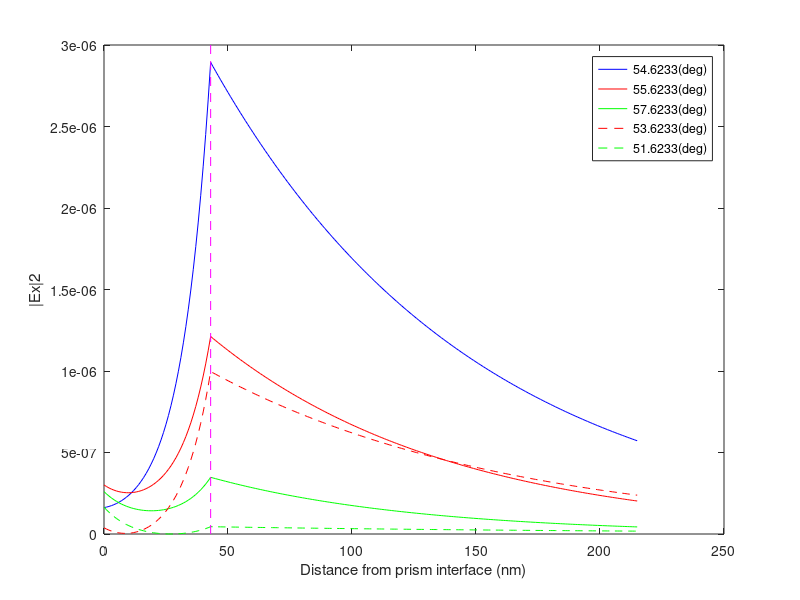

MATLAB code for this plot:
%For normalised magnetic field, hence the wrong graph
clear;
tic
lambda=633e-9;%wavelength of incident light in vacuum at which nm is as follows
nm=0.1325+4.0203*1i;
np=1.732;
na=1.33;
u=pi*4e-7;%magnetic permeability of the assumed non-magnetic substances
dm=43e-9;%thickness of metal layer
n=dm*1e9;
m=5*n+1;%5 so as to match with the given graph
z=linspace(0,(m-1)*1e-9,m);%not writing simply 5*dm to make it general and certain that dm lies in z vector
%metal is from z=0 to dm
za=z-dm;
za(za<=0)=0;% M2 is like Identity before z=dm
zdm(1:1,1:m)=dm;
zm=z;
zm(z>=dm)=dm;%> or >= makes no difference
theta=[54.6233;55.6233;57.6233;53.6233;51.6233];
%theta=53.6233;
costheta1=sqrt(1-((sind(theta)).^2).*((np^2)/(nm^2)));%angle in metal
costheta2=sqrt(1-((sind(theta)).^2).*((np^2)/(na^2)));%angle in analyte
bdm=(costheta1).*((360*nm/lambda).*zdm);%to be used in calculation of r
bm=(costheta1).*((360*nm/lambda).*zm);%360->2*pi when cosd->cos, sind->sin
%bm(z>=dm)=bdm;% M1 becomes constant after z=dm 
ba=(costheta2).*((360*na/lambda).*za);
qp=(cosd(theta)).*((sqrt(u))/np);
qa=(costheta2).*((sqrt(u))/na);
qm=costheta1.*(sqrt(u)/nm);
%M0=[cosd(bdm);-((sind(bdm)).*(1i/qm));-((sind(bdm)).*(1i*qm));cosd(bdm)];% Matrix for calculation of r
M0(:,:,1)=cosd(bdm);
M0(:,:,2)=-((sind(bdm)).*(1i./qm));
M0(:,:,3)=-((sind(bdm)).*(1i.*qm));
M0(:,:,4)=cosd(bdm);
%M1=[cosd(bm);((sind(bm)).*(1i/qm));((sind(bm)).*(1i*qm));cosd(bm)];% Matrix for propagation in metal 
M1(:,:,1)=cosd(bm);
M1(:,:,2)=((sind(bm)).*(1i./qm));
M1(:,:,3)=((sind(bm)).*(1i.*qm));
M1(:,:,4)=cosd(bm);
%M2=[cosd(ba);((sind(ba)).*(1i/qa));((sind(ba)).*(1i*qa));cosd(ba)];% Matrix for propagation in analyte
M2(:,:,1)=cosd(ba);
M2(:,:,2)=((sind(ba)).*(1i./qa));
M2(:,:,3)=((sind(ba)).*(1i.*qa));
M2(:,:,4)=cosd(ba);
%r=((M0(1,:)+(M0(2,:)).*qa).*qp-(M0(3,:)+(M0(4,:)).*qa))./((M0(1,:)+(M0(2,:)).*qa).*qp+(M0(3,:)+(M0(4,:)).*qa));
%M=((M2(3,:)).*(M1(1,:))+(M2(4,:)).*(M1(3,:))).*(1+r)+((M2(3,:)).*(M1(2,:))+(M2(4,:)).*(M1(4,:))).*((1-r).*qp);
r=((M0(:,:,1)+(M0(:,:,2)).*qa).*qp-(M0(:,:,3)+(M0(:,:,4)).*qa))./((M0(:,:,1)+(M0(:,:,2)).*qa).*qp+(M0(:,:,3)+(M0(:,:,4)).*qa));
M=((M2(:,:,3)).*(M1(:,:,1))+(M2(:,:,4)).*(M1(:,:,3))).*(1+r)+((M2(:,:,3)).*(M1(:,:,2))+(M2(:,:,4)).*(M1(:,:,4))).*((1-r).*qp);%For normalised magnetic field.
%Ex=-M;
modEx2=(abs(M)).^2;
znm=z.*(1e9);%for x-axis to be nm scale
dmnm=dm*1e9;%for x-axis to be nm scale 
plot(znm,modEx2(1,:),'b',znm,modEx2(2,:),'r',znm,modEx2(3,:),'g',znm,modEx2(4,:),'r--',znm,modEx2(5,:),'g--',[dmnm dmnm],[0 3e-6],'m--');%find a general method to create a vertical line
%,[dmnm dmnm],[0 max(modEx2(1,:))
xlabel('Distance from prism interface (nm)'); 
ylabel('|Ex|2');
legend({'54.6233(deg)','55.6233(deg)','57.6233(deg)','53.6233(deg)','51.6233(deg)'},'Location','northeast');
toc